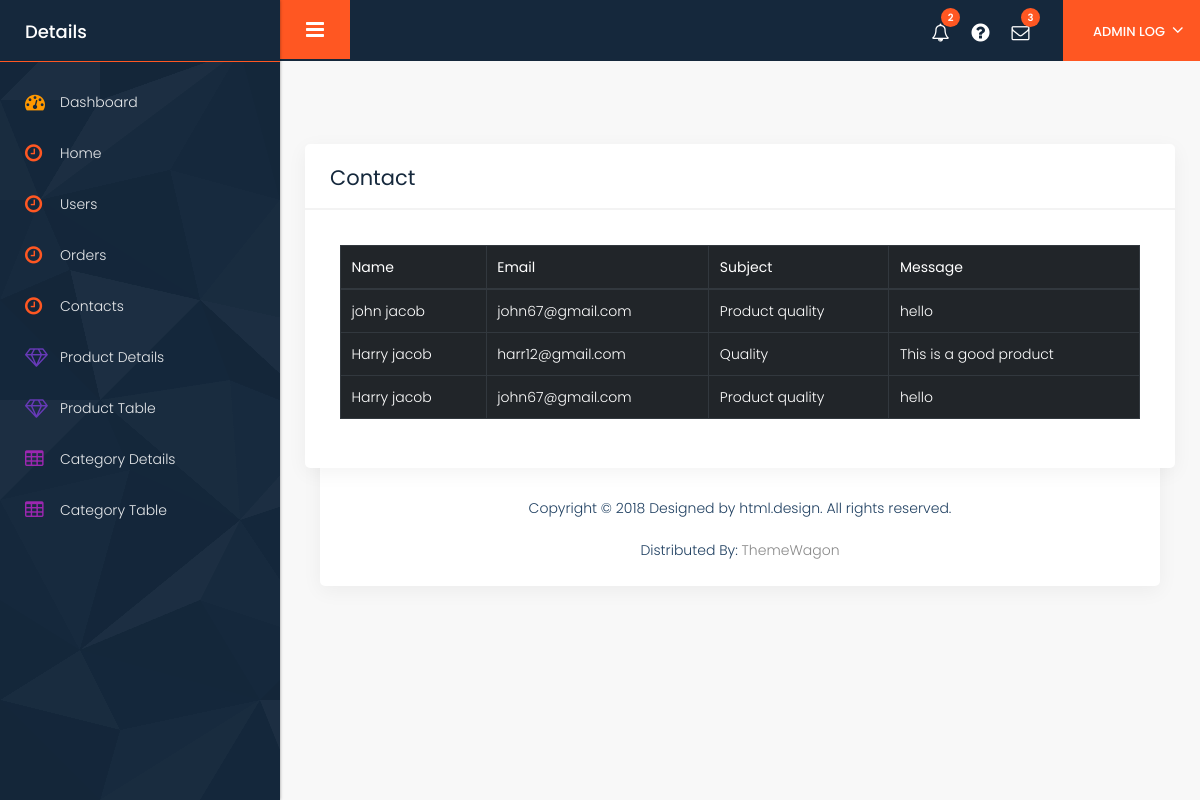
Screenshot of /adminapp/contact_data with the database file from the repository.
### userapp/models.py (models this page shows)
class Contactdb(models.Model):
    name=models.CharField(max_length=89)
    email=models.CharField(max_length=80)
    subject=models.CharField(max_length=78)
    messages=models.CharField(max_length=200)

### adminapp/views.py (the view)
# urls.py: path('contact_data',views.contact_data,name='contact_data'),
def contact_data(request):
    data3=Contactdb.objects.all()
    return render(request,'contactdata.html',{'data':data3})

### adminapp/templates/contactdata.html (shortened to what this page needs)
{% extends 'adminindex.html' %}
{% block content %}
    <body><br><br>
    <br><br>
    <div class="white_shd full margin_bottom_30">
      <div class="full graph_head">
         <div class="heading1 margin_0">
            <h2>Contact </h2>
         </div>
      </div>
      <div class="table_section padding_infor_info">
         <div class="table-responsive-sm">
            <table class="table table-dark">
               <thead>
                  <tr>
                     <th>Name</th>
                     <th>Email</th>
                     <th>Subject</th>
                     <th>Message</th>
                  </tr>
               </thead>
               <tbody>
                {% for i in data %}
<tr>
  <td>{{ i.name }}</td>
  <td>{{ i.email }}</td>
  <td>{{ i.subject }}</td>
  <td>{{ i.messages }}</td>
</tr>
                  {% endfor %}
               </tbody>
            </table>
         </div>
      </div>
   </div>
    </body>
{% endblock %}

### adminapp/static/style.css (style rules this page uses)
* { margin: 0; padding: 0; outline: none !important; }
html, body { color: #898989; font-size: 14px; font-family: 'Poppins', sans-serif; line-height: normal; font-weight: 300; overflow-x: hidden !important; }
h1, h2, h3, h4, h5, h6 { letter-spacing: 0; font-weight: normal; position: relative; padding: 0; font-weight: normal; line-height: normal; color: #1f1f1f; margin: 0 }
.padding_infor_info { padding: 35px 35px; float: left; width: 100%; }
h2 { font-size: 30px; color: #000; line-height: 20px; font-weight: 700; position: relative; }
.full { width: 100%; float: left; }
.heading1 h2 { line-height: normal; font-size: 21px; font-weight: 400; margin: 0; padding-left: 0; color: #15283c; letter-spacing: 0px; }
.margin_0 { margin: 0 !important; }
.graph_head { padding: 18px 25px 15px; float: left; width: 100%; border-bottom: solid #f3f3f3 2px; }
.heading1 { float: left; padding: 0 0 20px 0; width: 100%; margin-top: 50px; }
.graph_head .heading1 { float: left; padding: 0; width: auto; }
.margin_bottom_30 { margin-bottom: 30px; }
.white_shd { background: #fff; box-shadow: 0 5px 20px rgba(0, 0, 0, 0.05); border-radius: 5px; margin-top: 0; }
.table thead th { font-weight: 400; }
.table-responsive-sm { overflow: auto; }

### adminapp/templates/contactdata.html (style rules this page uses)
h2 { text-align: center; }
table, th, td { border:1px solid black; }

### rows the page displays
Contactdb: name "john jacob", email "john67@gmail.com", subject "Product quality", messages "hello"
Contactdb: name "Harry jacob", email "harr12@gmail.com", subject "Quality", messages "This is a good product"
Contactdb: name "Harry jacob", email "john67@gmail.com", subject "Product quality", messages "hello"
